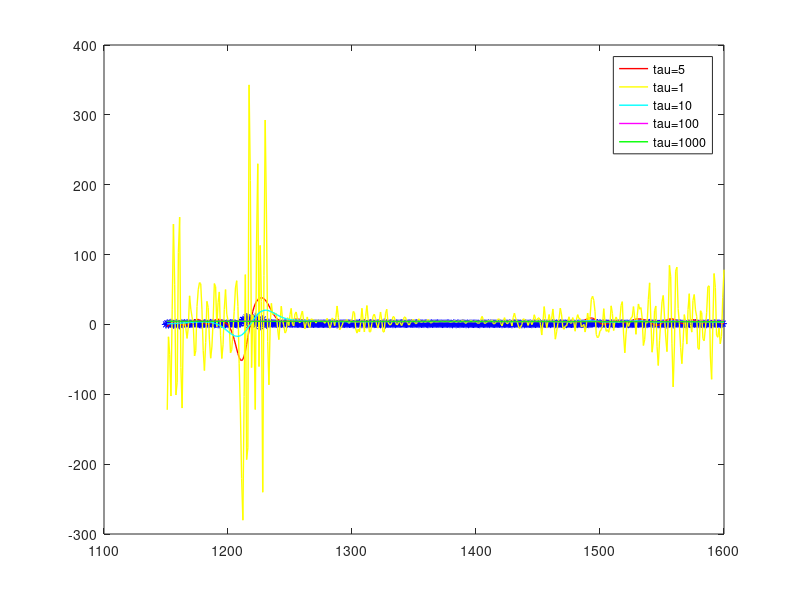

Write MATLAB code to recreate this figure.
#!/usr/bin/octave-cli --persist

# --------------------------------------------------------------------
# Interactive mode, showing the contours and the corresponding line
#
# WITH NORMALIZATION AND data CENTERING
#
# Implementation of J and gradientJ for the general linear case
# --------------------------------------------------------------------

pkg load optim;

# data stored each sample in a row, where the last row is the label

load quasar_train.csv;
lambdas = quasar_train(1, :)';
train_qso = quasar_train(2:end, :);
load quasar_test.csv;
test_qso = quasar_test(2:end, :);



data=[lambdas test_qso(1,:)'];

# Construct the design matrix with the original data
data_X=[ones(rows(data),1),data(:,1)];

# The outputs vector with the original data
data_Y=data(:,2);

# The slope for the data normalization
min_X = min(data_X(:,2));
max_X = max(data_X(:,2));
mx = 2/(max_X-min_X);
bx = 1-mx*max_X;

NM=[1 bx; 0 mx];
x_normalized = data_X*NM; # Normalized data to interval -1 to 1

# Normalize also the output
min_Y=min(data_Y);
max_Y=max(data_Y);
my = 2/(max_Y-min_Y);
by = 1-my*max_Y;

y_normalized = my*data_Y + by;

###############################################
function result = thetas(X,W,y)
  In = inv(X' * W * X );
  result = In * X' * W * y;
endfunction


###############################################

# For the inverse mapping we need these:
imy = 1/my;
iby = -by/my;

#Local regression calc
tau = 5;

function theta = LocalRegression(data_X,tau,x_normalized,y_normalized)
  theta = [];
  for (i=[1:rows(data_X)])
    w = exp(-((data_X(i,2)-data_X(:,2)).^2)./(2*tau*tau));      %Calculates the weight of all the points
    w_diag = diag(w);
    theta_i = thetas(x_normalized, w_diag, y_normalized)';
    theta = [theta; theta_i];
  endfor
end

lambda=1151:1600;
lambdaN = mx*lambda + bx;
lambdaN = [ones(length(lambdaN),1) lambdaN']; 
theta = LocalRegression(data_X,tau,x_normalized,y_normalized);
YN = lambdaN.*theta;
Y = imy*YN+iby;

# Local regression plot
figure(1);
hold off;                                                 %Necessary to adjust the graph
plot(data_X(:,2),data_Y,"*b");                                    %Plots the raw points
hold on;                                                %Necessary to show all the elements

plot(lambda,Y(:,2),'r;tau=5;',"linewidth",1);

tau = 1;
theta = LocalRegression(data_X,tau,x_normalized,y_normalized);
YN = lambdaN.*theta;
Y = imy*YN+iby;
plot(lambda,Y(:,2),'y;tau=1;',"linewidth",1);

tau = 10;
theta = LocalRegression(data_X,tau,x_normalized,y_normalized);
YN = lambdaN.*theta;
Y = imy*YN+iby;
plot(lambda,Y(:,2),'c;tau=10;',"linewidth",1);

tau = 100;
theta = LocalRegression(data_X,tau,x_normalized,y_normalized);
YN = lambdaN.*theta;
Y = imy*YN+iby;
plot(lambda,Y(:,2),'m;tau=100;',"linewidth",1);

tau = 1000;
theta = LocalRegression(data_X,tau,x_normalized,y_normalized);
YN = lambdaN.*theta;
Y = imy*YN+iby;
plot(lambda,Y(:,2),'g;tau=1000;',"linewidth",1);

waitfor(gcf);                                             %Wait for the image to close to finish the execution
